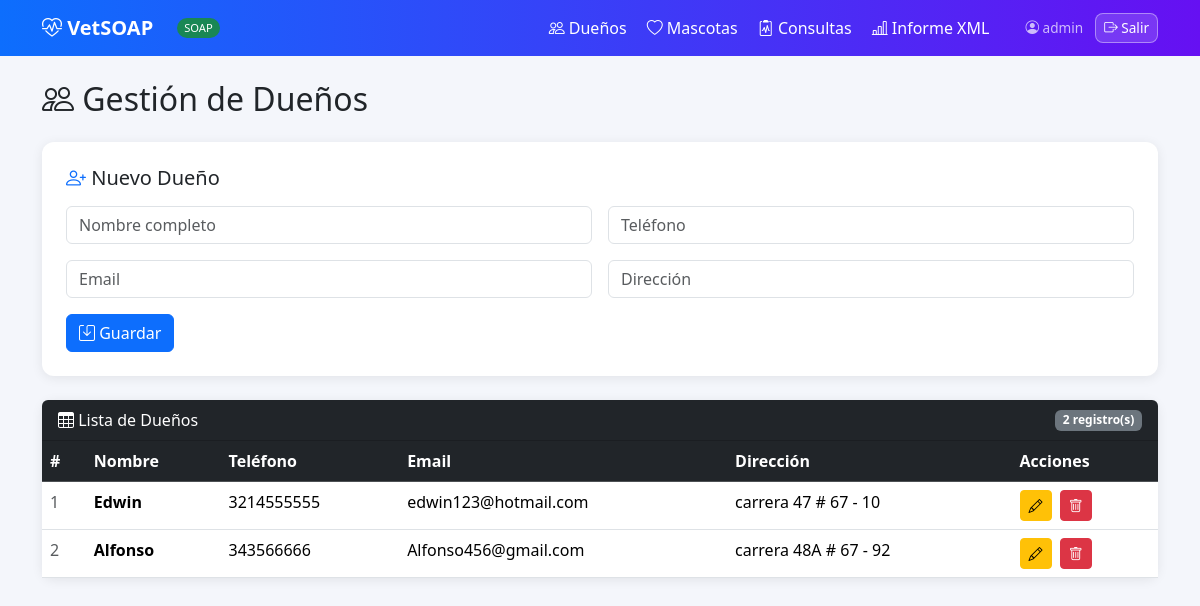
The app's page /duenos/ (signed in) with its own data.
### vet/models.py (models this page shows, shortened)
class Dueno(models.Model):
    nombre     = models.CharField(max_length=100)
    telefono   = models.CharField(max_length=20)
    email      = models.EmailField(unique=True)
    direccion  = models.TextField(blank=True)

### vet/views.py (the view)
# urls.py: path('duenos/',                       views.duenos,         name='duenos'),
@login_required
def duenos(request):
    data = Dueno.objects.all()
    return render(request, 'vet/duenos.html', {'duenos': data})

### vet/templates/vet/duenos.html (shortened to what this page needs)
{% extends 'vet/base.html' %}
{% block content %}
<h2 class="mb-4"><i class="bi bi-people"></i> Gestión de Dueños</h2>
<div class="card p-4 mb-4">
  <h5 class="mb-3">{% if editar %}<i class="bi bi-pencil-square text-warning"></i> Editar Dueño{% else %}<i class="bi bi-person-plus text-primary"></i> Nuevo Dueño{% endif %}</h5>
  <form method="post" action="{% if editar %}/duenos/editar/{{ editar.id }}/{% else %}/duenos/crear/{% endif %}">
    <div class="row g-3">
      <div class="col-md-6">
        <input name="nombre" class="form-control" placeholder="Nombre completo"
               value="{{ editar.nombre|default:'' }}" required>
      </div>
      <div class="col-md-6">
        <input name="telefono" class="form-control" placeholder="Teléfono"
               value="{{ editar.telefono|default:'' }}" required>
      </div>
      <div class="col-md-6">
        <input name="email" type="email" class="form-control" placeholder="Email"
               value="{{ editar.email|default:'' }}" required>
      </div>
      <div class="col-md-6">
        <input name="direccion" class="form-control" placeholder="Dirección"
               value="{{ editar.direccion|default:'' }}">
      </div>
      <div class="col-12 d-flex gap-2">
        <button class="btn btn-primary" type="submit">
          <i class="bi bi-save"></i> {% if editar %}Actualizar{% else %}Guardar{% endif %}
        </button>
      </div>
    </div>
  </form>
</div>
<div class="card">
  <div class="card-header bg-dark text-white d-flex justify-content-between align-items-center rounded-top">
    <span><i class="bi bi-table"></i> Lista de Dueños</span>
    <span class="badge bg-secondary">{{ duenos|length }} registro(s)</span>
  </div>
  <div class="card-body p-0">
    <table class="table table-hover mb-0">
      <thead class="table-dark">
        <tr>
          <th>#</th><th>Nombre</th><th>Teléfono</th><th>Email</th><th>Dirección</th><th>Acciones</th>
        </tr>
      </thead>
      <tbody>
        {% for d in duenos %}
        <tr>
          <td class="text-muted">{{ d.id }}</td>
          <td><strong>{{ d.nombre }}</strong></td>
          <td>{{ d.telefono }}</td>
          <td>{{ d.email }}</td>
          <td>{{ d.direccion|default:"—" }}</td>
          <td>
            <a href="/duenos/editar/{{ d.id }}/" class="btn btn-sm btn-warning me-1" title="Editar">
              <i class="bi bi-pencil"></i>
            </a>
            <a href="/duenos/eliminar/{{ d.id }}/" class="btn btn-sm btn-danger" title="Eliminar"
               onclick="return confirm('¿Eliminar a {{ d.nombre }}? Se eliminarán también sus mascotas y consultas.')">
              <i class="bi bi-trash"></i>
            </a>
          </td>
        </tr>
        {% empty %}
        <tr><td colspan="6" class="text-center text-muted py-4">
          <i class="bi bi-inbox fs-3 d-block mb-2"></i>Sin registros aún.
        </td></tr>
        {% endfor %}
      </tbody>
    </table>
  </div>
</div>
{% endblock %}

### vet/templates/vet/base.html (shortened to what this page needs)
<!DOCTYPE html>
<html lang="es">
<head>
  <link href="https://cdn.jsdelivr.net/npm/bootstrap@5.3.3/dist/css/bootstrap.min.css" rel="stylesheet">
  <link href="https://cdn.jsdelivr.net/npm/bootstrap-icons@1.11.3/font/bootstrap-icons.css" rel="stylesheet">
</head>
<body>
<nav class="navbar navbar-expand-lg mb-4">
  <div class="container">
    <a class="navbar-brand fw-bold" href="/"><i class="bi bi-heart-pulse"></i> VetSOAP</a>
    <span class="badge-soap ms-2">SOAP</span>
    <div class="collapse navbar-collapse" id="navMenu">
      <ul class="navbar-nav ms-auto align-items-center gap-1">
        <li class="nav-item"><a class="nav-link" href="/duenos/"><i class="bi bi-people"></i> Dueños</a></li>
        <li class="nav-item"><a class="nav-link" href="/mascotas/"><i class="bi bi-heart"></i> Mascotas</a></li>
        <li class="nav-item"><a class="nav-link" href="/consultas/"><i class="bi bi-clipboard2-pulse"></i> Consultas</a></li>
        <li class="nav-item"><a class="nav-link" href="/informe/"><i class="bi bi-bar-chart-line"></i> Informe XML</a></li>
        <li class="nav-item ms-3">
          <span class="nav-link pe-2" style="opacity:.7;font-size:.85rem;">
            <i class="bi bi-person-circle"></i> {{ request.user.username }}
          </span>
        </li>
        <li class="nav-item">
          <a class="nav-link btn-logout" href="/logout/"><i class="bi bi-box-arrow-right"></i> Salir</a>
        </li>
      </ul>
    </div>
  </div>
</nav>
<div class="container pb-5">
  {% block content %}{% endblock %}
</div>
</body>
</html>

### vet/templates/vet/base.html (style rules this page uses)
body { background: #f4f6fb; }
.navbar { background: linear-gradient(90deg,#0d6efd,#6610f2); }
.navbar-brand, .nav-link { color: #fff !important; }
.card { border: none; border-radius: 12px; box-shadow: 0 2px 12px rgba(0,0,0,.08); }
.badge-soap { background:#198754; color:#fff; font-size:.7rem; padding:2px 7px; border-radius:20px; vertical-align:middle; }
.btn-logout { background: rgba(255,255,255,.15); border: 1px solid rgba(255,255,255,.4); color:#fff !important; border-radius:8px; font-size:.85rem; padding: 4px 12px; }

### records on screen
Dueno: id "1", nombre "Edwin", telefono "3214555555", email "edwin123@hotmail.com", direccion "carrera 47 # 67 - 10"
Dueno: id "2", nombre "Alfonso", telefono "343566666", email "Alfonso456@gmail.com", direccion "carrera 48A # 67 - 92"

### other values on screen
{{ request.user.username }} "admin"
{{ duenos|length }} "2"
